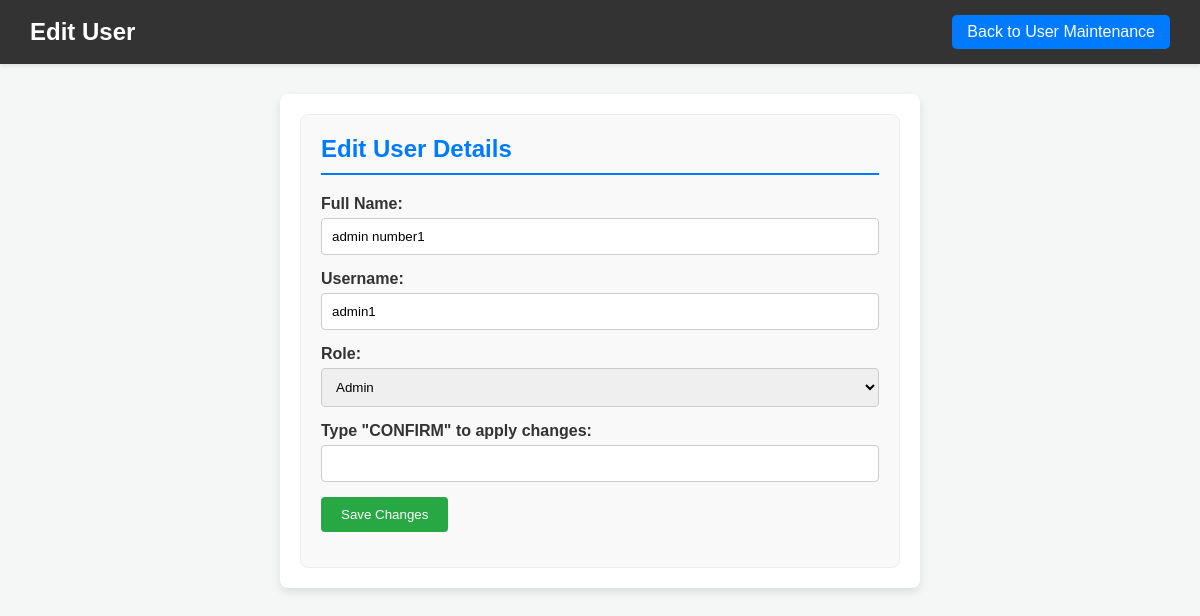
The page /admin_modules/maintenance/edit_user.php?id=1 (signed in) on the database its author committed.
### tables this page shows
CREATE TABLE `users` (
  `id` int(11) NOT NULL,
  `username` varchar(100) DEFAULT NULL,
  `password` varchar(255) DEFAULT NULL,
  `email` varchar(100) DEFAULT NULL,
  `role` enum('admin','staff','inventory_manager','mechanic','customer') DEFAULT NULL,
  `full_name` varchar(100) DEFAULT NULL,
  `contact_number` varchar(15) DEFAULT NULL,
  `home_address` varchar(255) DEFAULT NULL,
  `created_at` timestamp NOT NULL DEFAULT current_timestamp(),
  `status` enum('active','inactive') DEFAULT 'active',
  `email_verified` tinyint(1) DEFAULT 0,
  `verification_token` varchar(255) DEFAULT NULL,
  `profile_picture` varchar(255) DEFAULT NULL
);

### admin_modules/maintenance/edit_user.php (the view, shortened to what this page needs)
<?php
include('../../config.php');
$id = $_GET['id'] ?? null;
$stmt = $pdo->prepare("SELECT * FROM users WHERE id = ?");
$stmt->execute([$id]);
$user = $stmt->fetch();
?>
<!DOCTYPE html>
<html lang="en">
<head>
    <link rel="stylesheet" href="edit_user.css">
</head>
<body>
    <div class="header">
        <h1>Edit User</h1>
        <a href="maintenance.php" class="back-link"><i class="fas fa-arrow-left"></i> Back to User Maintenance</a>
    </div>
    <div class="container">
        <div class="form-section">
            <h2>Edit User Details</h2>
            <form method="post">
                <div class="form-group">
                    <label for="full_name">Full Name:</label>
                    <input type="text" name="full_name" id="full_name" value="<?= htmlspecialchars($user['full_name']) ?>" required>
                </div>
                <div class="form-group">
                    <label for="username">Username:</label>
                    <input type="text" name="username" id="username" value="<?= htmlspecialchars($user['username']) ?>" required>
                </div>
                <div class="form-group">
                    <label for="role">Role:</label>
                    <select name="role" id="role">
                        <option value="admin" <?= $user['role'] == 'admin' ? 'selected' : '' ?>>Admin</option>
                    </select>
                </div>
                <div class="form-group">
                    <label for="confirmation">Type "CONFIRM" to apply changes:</label>
                    <input type="text" name="confirmation" id="confirmation" required>
                </div>
                <div class="form-group">
                    <button type="submit">Save Changes</button>
                </div>
            </form>
        </div>
    </div>
</body>
</html>

### admin_modules/maintenance/edit_user.css (style rules this page uses)
body { font-family: 'Poppins', sans-serif; background-color: #f4f7f6; margin: 0; padding: 0; color: #333; }
.header { background-color: #333; color: white; padding: 15px 30px; display: flex; justify-content: space-between; align-items: center; box-shadow: 0 2px 4px rgba(0,0,0,0.1); }
.header h1 { margin: 0; font-size: 24px; }
.header .back-link { color: white; text-decoration: none; background-color: #007bff; padding: 8px 15px; border-radius: 5px; transition: background-color 0.3s; }
.container { max-width: 600px; margin: 30px auto; padding: 20px; background-color: white; border-radius: 8px; box-shadow: 0 4px 8px rgba(0,0,0,0.1); }
.form-section { padding: 20px; border: 1px solid #eee; border-radius: 8px; background-color: #f9f9f9; }
.form-section h2 { margin-top: 0; color: #007bff; border-bottom: 2px solid #007bff; padding-bottom: 10px; margin-bottom: 20px; }
.form-group { margin-bottom: 15px; }
.form-group label { display: block; margin-bottom: 5px; font-weight: bold; }
.form-group input[type="text"], .form-group select { width: 100%; padding: 10px; border: 1px solid #ccc; border-radius: 4px; box-sizing: border-box; }
.form-group button { padding: 10px 20px; background-color: #28a745; color: white; border: none; border-radius: 4px; cursor: pointer; transition: background-color 0.3s; }

### rows shown on the page
users: full_name "admin number1", username "admin1", role "Admin"
